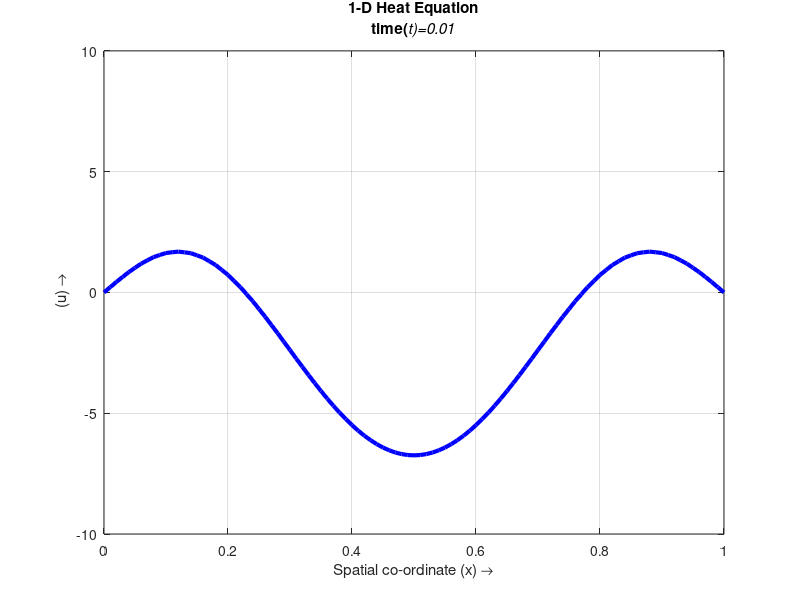
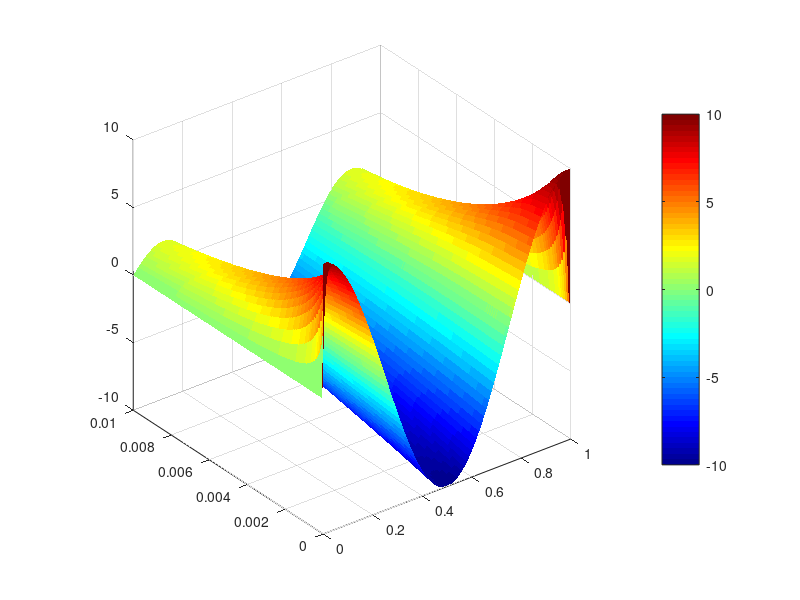

The MATLAB script that drew these images, in order:
clear;clc;
%Heat Equation
%u_t=k^2u_xx

%Forward Time Central Space


k=1;
%L here is the upper limit of x's range 
L=1;

dx=1e-2;
x=0:dx:L;

dt=0.5*1e-4;
stopTime=0.01;

mx=(L/dx)+1;

lambda=(dt*k^2)/(dx^2);

t1=0:dt:stopTime;
A=zeros(length(0:dt:stopTime),mx);
%Initial conditions
current=10*cos((2*pi/L).*x);
%current=6*sin((pi/L).*x);
fut=zeros(1,mx);

A(1,:)=current;


% Solution

figure(1);
plot(x,current,'r','Linewidth',2);
hold on;

i=2;


for t=dt:dt:stopTime
    

    %Boundary conditions

    fut(1)=0;
    fut(mx)=0;

    fut(2:mx-1)=(lambda*current(1:mx-2))+(1-2*lambda)*current(2:mx-1)+...
        (lambda*current(3:mx));

    %Swap the values for the next iteration

    current=fut;
    A(i,:)=fut;
    i=i+1;

    plot(x,fut,'b','Linewidth',3);
    title({'1-D Heat Equation';...
        ['time(\itt)=',num2str(t)]})
    xlabel('Spatial co-ordinate (x) \rightarrow')
    ylabel(' (u) \rightarrow')
    hold on;
    grid on;
    axis([0 L -10 10]);

    hold off;
    pause(0.01);
end
figure(2);
surf(x,t1,A,'Edgecolor','none');colormap(jet);colorbar;
axis square;
%surf is for surface plot

[X,T]=meshgrid(x,t1);

U=6.*sin((pi/L).*X).*exp((-k.*T).*(pi./L).^2);
